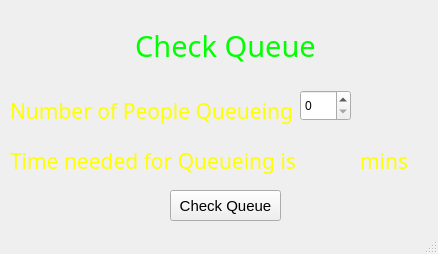
<?xml version="1.0" encoding="UTF-8"?>
<ui version="4.0">
 <class>MainWindow</class>
 <widget class="QMainWindow" name="MainWindow">
  <property name="geometry">
   <rect>
    <x>0</x>
    <y>0</y>
    <width>438</width>
    <height>254</height>
   </rect>
  </property>
  <property name="windowTitle">
   <string>MainWindow</string>
  </property>
  <widget class="QWidget" name="centralwidget">
   <widget class="QLabel" name="label">
    <property name="geometry">
     <rect>
      <x>-40</x>
      <y>-110</y>
      <width>581</width>
      <height>371</height>
     </rect>
    </property>
    <property name="text">
     <string/>
    </property>
    <property name="pixmap">
     <pixmap>background.jpeg</pixmap>
    </property>
    <property name="scaledContents">
     <bool>true</bool>
    </property>
   </widget>
   <widget class="QLabel" name="label_3">
    <property name="geometry">
     <rect>
      <x>10</x>
      <y>90</y>
      <width>371</width>
      <height>41</height>
     </rect>
    </property>
    <property name="palette">
     <palette>
      <active>
       <colorrole role="WindowText">
        <brush brushstyle="SolidPattern">
         <color alpha="255">
          <red>255</red>
          <green>255</green>
          <blue>0</blue>
         </color>
        </brush>
       </colorrole>
      </active>
      <inactive>
       <colorrole role="WindowText">
        <brush brushstyle="SolidPattern">
         <color alpha="255">
          <red>255</red>
          <green>255</green>
          <blue>0</blue>
         </color>
        </brush>
       </colorrole>
      </inactive>
      <disabled>
       <colorrole role="WindowText">
        <brush brushstyle="SolidPattern">
         <color alpha="255">
          <red>120</red>
          <green>120</green>
          <blue>120</blue>
         </color>
        </brush>
       </colorrole>
      </disabled>
     </palette>
    </property>
    <property name="font">
     <font>
      <family>Bradley Hand ITC</family>
      <pointsize>16</pointsize>
     </font>
    </property>
    <property name="text">
     <string>Number of People Queueing</string>
    </property>
   </widget>
   <widget class="QPushButton" name="pushButton">
    <property name="geometry">
     <rect>
      <x>170</x>
      <y>190</y>
      <width>111</width>
      <height>31</height>
     </rect>
    </property>
    <property name="font">
     <font>
      <pointsize>11</pointsize>
     </font>
    </property>
    <property name="text">
     <string>Check Queue</string>
    </property>
   </widget>
   <widget class="QLabel" name="label_4">
    <property name="geometry">
     <rect>
      <x>40</x>
      <y>10</y>
      <width>371</width>
      <height>71</height>
     </rect>
    </property>
    <property name="palette">
     <palette>
      <active>
       <colorrole role="WindowText">
        <brush brushstyle="SolidPattern">
         <color alpha="255">
          <red>0</red>
          <green>255</green>
          <blue>0</blue>
         </color>
        </brush>
       </colorrole>
      </active>
      <inactive>
       <colorrole role="WindowText">
        <brush brushstyle="SolidPattern">
         <color alpha="255">
          <red>0</red>
          <green>255</green>
          <blue>0</blue>
         </color>
        </brush>
       </colorrole>
      </inactive>
      <disabled>
       <colorrole role="WindowText">
        <brush brushstyle="SolidPattern">
         <color alpha="255">
          <red>120</red>
          <green>120</green>
          <blue>120</blue>
         </color>
        </brush>
       </colorrole>
      </disabled>
     </palette>
    </property>
    <property name="font">
     <font>
      <family>Bradley Hand ITC</family>
      <pointsize>22</pointsize>
     </font>
    </property>
    <property name="text">
     <string>Check Queue</string>
    </property>
    <property name="alignment">
     <set>Qt::AlignCenter</set>
    </property>
   </widget>
   <widget class="QLabel" name="label_5">
    <property name="geometry">
     <rect>
      <x>10</x>
      <y>140</y>
      <width>381</width>
      <height>41</height>
     </rect>
    </property>
    <property name="palette">
     <palette>
      <active>
       <colorrole role="WindowText">
        <brush brushstyle="SolidPattern">
         <color alpha="255">
          <red>255</red>
          <green>255</green>
          <blue>0</blue>
         </color>
        </brush>
       </colorrole>
      </active>
      <inactive>
       <colorrole role="WindowText">
        <brush brushstyle="SolidPattern">
         <color alpha="255">
          <red>255</red>
          <green>255</green>
          <blue>0</blue>
         </color>
        </brush>
       </colorrole>
      </inactive>
      <disabled>
       <colorrole role="WindowText">
        <brush brushstyle="SolidPattern">
         <color alpha="255">
          <red>120</red>
          <green>120</green>
          <blue>120</blue>
         </color>
        </brush>
       </colorrole>
      </disabled>
     </palette>
    </property>
    <property name="font">
     <font>
      <family>Bradley Hand ITC</family>
      <pointsize>16</pointsize>
     </font>
    </property>
    <property name="text">
     <string>Time needed for Queueing is</string>
    </property>
   </widget>
   <widget class="QLabel" name="label_6">
    <property name="geometry">
     <rect>
      <x>360</x>
      <y>140</y>
      <width>71</width>
      <height>41</height>
     </rect>
    </property>
    <property name="palette">
     <palette>
      <active>
       <colorrole role="WindowText">
        <brush brushstyle="SolidPattern">
         <color alpha="255">
          <red>255</red>
          <green>255</green>
          <blue>0</blue>
         </color>
        </brush>
       </colorrole>
      </active>
      <inactive>
       <colorrole role="WindowText">
        <brush brushstyle="SolidPattern">
         <color alpha="255">
          <red>255</red>
          <green>255</green>
          <blue>0</blue>
         </color>
        </brush>
       </colorrole>
      </inactive>
      <disabled>
       <colorrole role="WindowText">
        <brush brushstyle="SolidPattern">
         <color alpha="255">
          <red>120</red>
          <green>120</green>
          <blue>120</blue>
         </color>
        </brush>
       </colorrole>
      </disabled>
     </palette>
    </property>
    <property name="font">
     <font>
      <family>Bradley Hand ITC</family>
      <pointsize>16</pointsize>
     </font>
    </property>
    <property name="text">
     <string>mins</string>
    </property>
   </widget>
   <widget class="QSpinBox" name="spinBox">
    <property name="geometry">
     <rect>
      <x>300</x>
      <y>90</y>
      <width>51</width>
      <height>31</height>
     </rect>
    </property>
   </widget>
  </widget>
  <widget class="QStatusBar" name="statusbar"/>
 </widget>
 <resources/>
 <connections/>
</ui>
